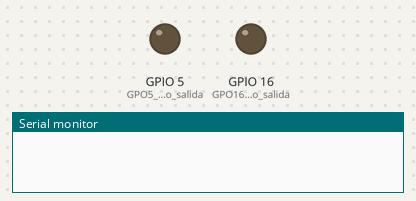
A sketch run on a simulated ESP8266 (NodeMCU). Parts: output pins drawn as LEDs (lit = HIGH), the last lines printed to the serial monitor. A WiFi scan finds three made-up networks.

Above: at 0.0 s.
At 3.2 s:
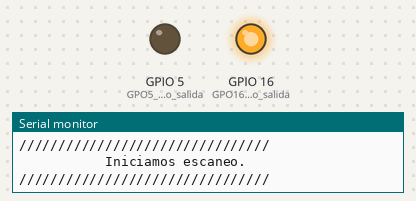
Timing chart, 0 to 4.7 s (numbered marks = the images above):
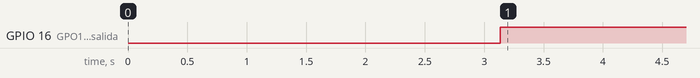

Measured:
- by itself, GPIO 16 (GPO16_como_salida): LOW → HIGH at 3.1 s

The sketch:

Escaner_de_redes.ino
```cpp
#include <ESP8266WiFi.h>

void setup() {
  Serial.begin(9600);//Velocidad de conexion serial
  pinMode(16,OUTPUT);//GPO16 como salida
  pinMode(5,OUTPUT);//GPO5 como salida
  WiFi.mode(WIFI_STA);//Modulo como estacion WiFi
  WiFi.disconnect();//Desconectamos el WiFi
  delay(100);//Reatardo
  Serial.println("");
  Serial.println("Configuracion realizada");//Imprimimos mensaje Serial
  delay(1000);//Retardo
}
void loop() {
  Serial.println("////////////////////////////////");//Imprimimos
  Serial.println("           Iniciamos escaneo.");//Imprimios mensaje Serial
  Serial.println("////////////////////////////////");//Imprimimos

  int R = WiFi.scanNetworks();//Activamos escaner y lo almacenamos en la variable R

  if (R == 0){
    Serial.println("No hay redes disponibles...");//Imprimios mensaje Serial
    }
  else{ //Si se encuentran redes disponibles
    Serial.print(R); //Imprimimos cantidad de redes disponibles
    Serial.println(" Redes disponibles.");//Imprimios mensaje Serial
    if(R <= 5){
      digitalWrite(16,HIGH);//Enciende LED AMARILLO
      digitalWrite(5,LOW);
      }
    if(R > 5){
      digitalWrite(5,HIGH);//Enciende LED AZUL
      digitalWrite(16,LOW);
      }
    }


}
```
